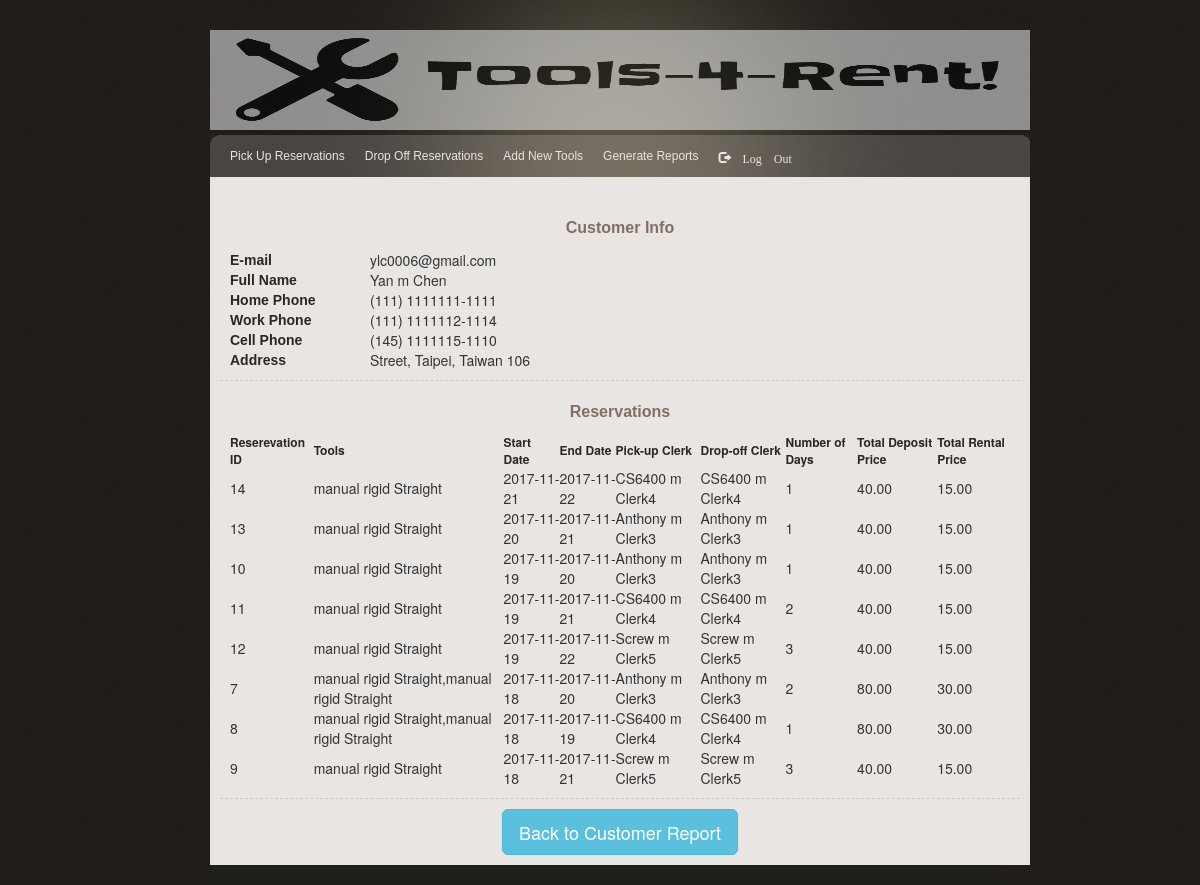
Page /view_profile_by_clerk.php on the committed database.
### tables this page shows
CREATE TABLE Customer(
	Email VARCHAR(50) NOT NULL,
    CustomerID INT(10) AUTO_INCREMENT,
    Username VARCHAR(50) NOT NULL,
	Password VARCHAR(50) NOT NULL,
	FirstName VARCHAR(50) NOT NULL,
	MiddleName VARCHAR(50),
	LastName VARCHAR(50) NOT NULL,
	Street VARCHAR(100) NOT NULL,
	City VARCHAR(50) NOT NULL,
	ZipCode VARCHAR(10) NOT NULL,
	State VARCHAR(10) NOT NULL,
    AreaCode VARCHAR(10) NOT NULL,
    MainNumber VARCHAR(30) NOT NULL,
    Extension VARCHAR(10) NOT NULL,
	CreditCardNumber VARCHAR(16) NOT NULL ,
	NameOnCreditCard VARCHAR(50) NOT NULL,
	CVC				VARCHAR(4)	NOT NULL,
	ExpirationMonth	VARCHAR(2)	NOT NULL,
	ExpirationYear	VARCHAR(4)	NOT NULL,
	PRIMARY KEY (Email),
    UNIQUE KEY(CustomerID),
	UNIQUE KEY(Username),
    FOREIGN KEY (Email, AreaCode, MainNumber, Extension) REFERENCES Phone (Email, AreaCode, MainNumber, Extension)
);

CREATE TABLE Reservation(
  Email VARCHAR(50) NOT NULL,
  PickUp_ClerkID  INT(10) ,
  DropOff_ClerkID INT(10) ,
  ReservationID INT(10) AUTO_INCREMENT,
  StartDate DATE NOT NULL,
  EndDate DATE NOT NULL,
  PRIMARY KEY (ReservationID),
  FOREIGN KEY (Email) REFERENCES Customer(Email),
  FOREIGN KEY (PickUp_ClerkID) REFERENCES Clerk(ClerkID),
  FOREIGN KEY (DropOff_ClerkID) REFERENCES Clerk(ClerkID)
);

### lib/common.php (called while the page is built, shortened)
<?php
$showQueries = false;
$dumpResults = false;
$encodedStr = basename($_SERVER['REQUEST_URI']);
$current_filename = urldecode($encodedStr);
require_once('query_functions.php');
?>

### lib/query_functions.php (called while the page is built, shortened)
<?php
  function find_fullname_addres_email_by_id ($CustomerID) {
    global $db;
    $query = "SELECT Email, CONCAT_WS(' ', FirstName, MiddleName, LastName) AS FullName, CONCAT(Street, ', ', City, ', ', State, ' ', ZipCode ) AS Address
		          FROM Customer
		          WHERE Customer.CustomerID='" . $CustomerID . "'";
    $result = mysqli_query($db, $query);
    $row = mysqli_fetch_assoc($result);
    return $row;
  }
  function find_phonenumber_by_id_type($CustomerID, $type) {
    global $db;
    $query = "SELECT CONCAT('(', AreaCode, ')' , ' ', MainNumber, '-', Extension ) AS PhoneNumber
              FROM phone
              WHERE PhoneType = '" . $type . "' AND Email IN ( select Email from customer where CustomerID ='" . $CustomerID . "')" ;
    $result = mysqli_query($db, $query);
    $phone = mysqli_fetch_assoc($result);
    return $phone;
  }
  function find_reservation_by_id ($CustomerID) {
    global $db;
    $query = "SELECT Reservation.ReservationID, GROUP_CONCAT(CONCAT_WS(' ', Tools.PowerSource, Tools.SubOption, Tools .SubType)) AS ToolsDescription, StartDate, EndDate, CONCAT_WS(' ', CK1.FirstName, CK1.MiddleName, CK1.LastName) AS PickupClerkFullName, CONCAT_WS(' ', CK2.FirstName, CK2.MiddleName, CK2.LastName) AS DropoffClerkFullName, DATEDIFF(Enddate, startdate) AS NumberofDays, SUM((.40 * PurchasePrice))AS TotalDepositPrice, SUM((.15 * PurchasePrice)) AS TotalRentalPrice
              FROM Customer
              INNER JOIN Reservation
              ON Customer.Email = Reservation.Email
              INNER JOIN Been
              ON Reservation.ReservationID = Been.ReservationID
              INNER JOIN Tools
              ON Tools.ToolID = Been.ToolID
              LEFT OUTER JOIN Clerk AS CK1
              ON Reservation .PickUp_ClerkID = CK1.ClerkID
              LEFT OUTER JOIN Clerk AS CK2
              ON Reservation .DropOff_ClerkID = CK2.ClerkID
              WHERE Customer.Email IN ( select c.Email from customer c where c.CustomerID ='" . $CustomerID . "')" .
              "GROUP BY ReservationID, StartDate, EndDate, PickupClerkFullName, DropOffClerkFullName, NumberofDays " .
              "ORDER BY StartDate DESC ";
      $result = mysqli_query($db, $query);
      return $result;
  }
?>

### view_profile_by_clerk.php (the view, shortened to what this page needs)
<?php
include('lib/common.php');
$CustomerID = $_GET['id'] ?? '1';
      $row = find_fullname_addres_email_by_id($CustomerID);
      $home_phone = find_phonenumber_by_id_type($CustomerID, $type = 'Home Phone');
      $work_phone = find_phonenumber_by_id_type($CustomerID, $type = 'Work Phone');
      $cell_phone = find_phonenumber_by_id_type($CustomerID, $type = 'Cell Phone');
      $result = find_reservation_by_id ($CustomerID);
 ?>
 <?php include("lib/header.php"); ?>
 </head>
 <body>
 		<div id="main_container">
     <?php include("lib/clerk_menu.php"); ?>
     <div class="center_content">
         <div class="center_left">
             <div class="features">
                 <div class="profile_section">
                     <div class="subtitle">Customer Info</div>
                     <table>
                         <tr>
                             <td class="item_label">E-mail</td>
                             <td>
                                 <?php echo $row['Email']; ?>
                             </td>
                         </tr>
                         <tr>
                             <td class="item_label">Full Name</td>
                             <td>
                                 <?php echo $row['FullName'];?>
                             </td>
                         </tr>
                         <tr>
                             <td class="item_label">Home Phone</td>
                             <td>
                                 <?php echo $home_phone['PhoneNumber']; ?>
                             </td>
                         </tr>
                         <tr>
                             <td class="item_label">Work Phone</td>
                             <td>
                                 <?php echo $work_phone['PhoneNumber']; ?>
                             </td>
                         </tr>
                         <tr>
                             <td class="item_label">Cell Phone</td>
                             <td>
                                 <?php  echo $cell_phone['PhoneNumber']; ?>
                             </td>
                         </tr>
                         <tr>
                             <td class="item_label">Address</td>
                             <td>
                                 <?php echo $row['Address']; ?>
                             </td>
                         </tr>
                     </table>
                 </div>
                 <div class="profile_section">
                     <div class="subtitle">Reservations</div>
                     <table>
                         <tr>
                             <td class="heading">Reserevation ID</td>
                             <td class="heading">Tools</td>
                             <td class="heading">Start Date</td>
                             <td class="heading">End Date</td>
                             <td class="heading">Pick-up Clerk</td>
                             <td class="heading">Drop-off Clerk</td>
                             <td class="heading">Number of Days</td>
                             <td class="heading">Total Deposit Price</td>
                             <td class="heading">Total Rental Price</td>
                         </tr>
                         <?php while ( $reservation = mysqli_fetch_assoc($result)){ ?>
         										<tr>
                               <td><?php echo $reservation['ReservationID']; ?></td>
                               <td><?php echo $reservation['ToolsDescription']; ?></td>
                               <td><?php echo $reservation['StartDate']; ?></td>
                               <td><?php echo $reservation['EndDate']; ?></td>
                               <td><?php echo $reservation['PickupClerkFullName']; ?></td>
                               <td><?php echo $reservation['DropoffClerkFullName']; ?></td>
                               <td><?php echo $reservation['NumberofDays']; ?></td>
                               <td><?php echo $reservation['TotalDepositPrice']; ?></td>
                               <td><?php echo $reservation['TotalRentalPrice']; ?></td>
         										</tr>
                         <?php  } ?>
                     </table>
                 </div>
             </div>
         </div>
         <a href="customer_report.php"> <button type="button" class="btn btn-lg btn-info">Back to Customer Report</button>	</a>
 			</div>
                <?php include("lib/footer.php"); ?>
 	</body>
 </html>

### lib/header.php (shortened to what this page needs)
<!DOCTYPE html>
	<head>
		<link rel="stylesheet" type="text/css" href="css/gtonline_style.css" />
		<link rel="stylesheet" type="text/css" href="css/bootstrap.min.css"/>

### lib/clerk_menu.php
<div id="header">
   <div class="logo">
       <img src="img/tools4rent_logo.png" width="820" height="100" style="opacity:0.5;background-color:E9E5E2;" border="0" alt="" 	title="Tools4Rent Logo">
    </div>
</div>
<div class="nav_bar">
<ul>
          <li><a href="pick_up.php" <?php if($current_filename=='pick_up.php') echo "class='active'"; ?>>Pick Up Reservations</a></li>
          <li><a href="drop_off.php" <?php if(strpos($current_filename, 'drop_off.php') !== false) echo "class='active'"; ?>>Drop Off Reservations</a></li>
          <li><a href="add_tool.php" <?php if($current_filename=='add_tool.php') echo "class='active'"; ?>>Add New Tools</a></li>
          <li><a href="generate_reports.php" <?php if($current_filename=='generate_reports.php') echo "class='active'"; ?>>Generate Reports</a></li>
          <li><a href="logout.php" <span class="glyphicon glyphicon-log-out"></span> Log Out</a></li>
</ul>
</div>

### lib/footer.php
            <div id="footer">
                <div class="footer">
				</div>
            </div>
	</body>
</html>

### css/gtonline_style.css (style rules this page uses)
body { background:url(../img/bg.gif) repeat #000000; padding:0; font-family: Verdana, Geneva, sans-serif; font-size:12px; margin:auto auto auto auto; color:#36322b; }
table { width: 100%; }
th, td { padding: 1px; text-align: left; }
ul { text-align: left; padding:0px; }
li { padding:0px; }
#main_container { width: 65%; height:auto; margin:auto; padding:auto; text-align: center; }
#header { width:820px; height:135px; margin:0px; padding:0px; background:url(../img/header_bg.gif) no-repeat center top; }
.logo { padding:30px 0 0 0px; }
.item_label { font-family: Verdana, Geneva, sans-serif; width:140px; font-weight:bold; font-size:14px; color:#2e2721; }
.heading { font-size:12px; color:#2e2721; font-weight:bold; }
.subtitle { font-family: Verdana, Geneva, sans-serif; font-weight:bold; font-size:16px; color:#806F66; padding:10px 0px 10px 0px; }
.nav_bar { width:820px; height:42px; margin:0px; font-family: Verdana, Geneva, sans-serif; background:url(../img/menu_bg.gif) no-repeat left; }
.nav_bar ul { list-style:none; padding:0 0 0 10px; margin:0px; }
.nav_bar ul li { display:inline; }
.nav_bar ul li a { float:left; height:42px; border:none; padding:0 10px 0 10px; text-decoration:none; color:#E9E5E2; line-height:42px; font-size:12px; }
.center_content { width:820px; height:auto; padding:10px 0px 10px 0px; clear:both; background-color:#E9E5E2; }
.center_left { width:100%; float:left; padding:10px 10px 10px 10px; }
.profile_section { float:left; width:100%; border-bottom:1px #CCCCCC dashed; padding:10px 10px 10px 10px; }
.footer { width:790px; height:auto; font-family: Palatino, sans-serif; color:black; float:left; padding:10px 10px 10px 20px; background-color: #201F1A; }

### rows in the picture
customer: Email "ylc0006@gmail.com"
reservation: ReservationID "14", ToolsDescription "manual rigid Straight", StartDate "2017-11-21", EndDate "2017-11-22", PickupClerkFullName "CS6400 m Clerk4", DropoffClerkFullName "CS6400 m Clerk4", NumberofDays "1", TotalDepositPrice "40.00", TotalRentalPrice "15.00"
reservation: ReservationID "13", ToolsDescription "manual rigid Straight", StartDate "2017-11-20", EndDate "2017-11-21", PickupClerkFullName "Anthony m Clerk3", DropoffClerkFullName "Anthony m Clerk3", NumberofDays "1", TotalDepositPrice "40.00", TotalRentalPrice "15.00"
reservation: ReservationID "10", ToolsDescription "manual rigid Straight", StartDate "2017-11-19", EndDate "2017-11-20", PickupClerkFullName "Anthony m Clerk3", DropoffClerkFullName "Anthony m Clerk3", NumberofDays "1", TotalDepositPrice "40.00", TotalRentalPrice "15.00"
reservation: ReservationID "11", ToolsDescription "manual rigid Straight", StartDate "2017-11-19", EndDate "2017-11-21", PickupClerkFullName "CS6400 m Clerk4", DropoffClerkFullName "CS6400 m Clerk4", NumberofDays "2", TotalDepositPrice "40.00", TotalRentalPrice "15.00"
reservation: ReservationID "12", ToolsDescription "manual rigid Straight", StartDate "2017-11-19", EndDate "2017-11-22", PickupClerkFullName "Screw m Clerk5", DropoffClerkFullName "Screw m Clerk5", NumberofDays "3", TotalDepositPrice "40.00", TotalRentalPrice "15.00"
reservation: ReservationID "7", ToolsDescription "manual rigid Straight,manual rigid Straight", StartDate "2017-11-18", EndDate "2017-11-20", PickupClerkFullName "Anthony m Clerk3", DropoffClerkFullName "Anthony m Clerk3", NumberofDays "2", TotalDepositPrice "80.00", TotalRentalPrice "30.00"
reservation: ReservationID "8", ToolsDescription "manual rigid Straight,manual rigid Straight", StartDate "2017-11-18", EndDate "2017-11-19", PickupClerkFullName "CS6400 m Clerk4", DropoffClerkFullName "CS6400 m Clerk4", NumberofDays "1", TotalDepositPrice "80.00", TotalRentalPrice "30.00"
reservation: ReservationID "9", ToolsDescription "manual rigid Straight", StartDate "2017-11-18", EndDate "2017-11-21", PickupClerkFullName "Screw m Clerk5", DropoffClerkFullName "Screw m Clerk5", NumberofDays "3", TotalDepositPrice "40.00", TotalRentalPrice "15.00"

### other values in the picture
$row['FullName'] "Yan m Chen"
$home_phone['PhoneNumber'] "(111) 1111111-1111"
$work_phone['PhoneNumber'] "(111) 1111112-1114"
$cell_phone['PhoneNumber'] "(145) 1111115-1110"
$row['Address'] "Street, Taipei, Taiwan 106"
